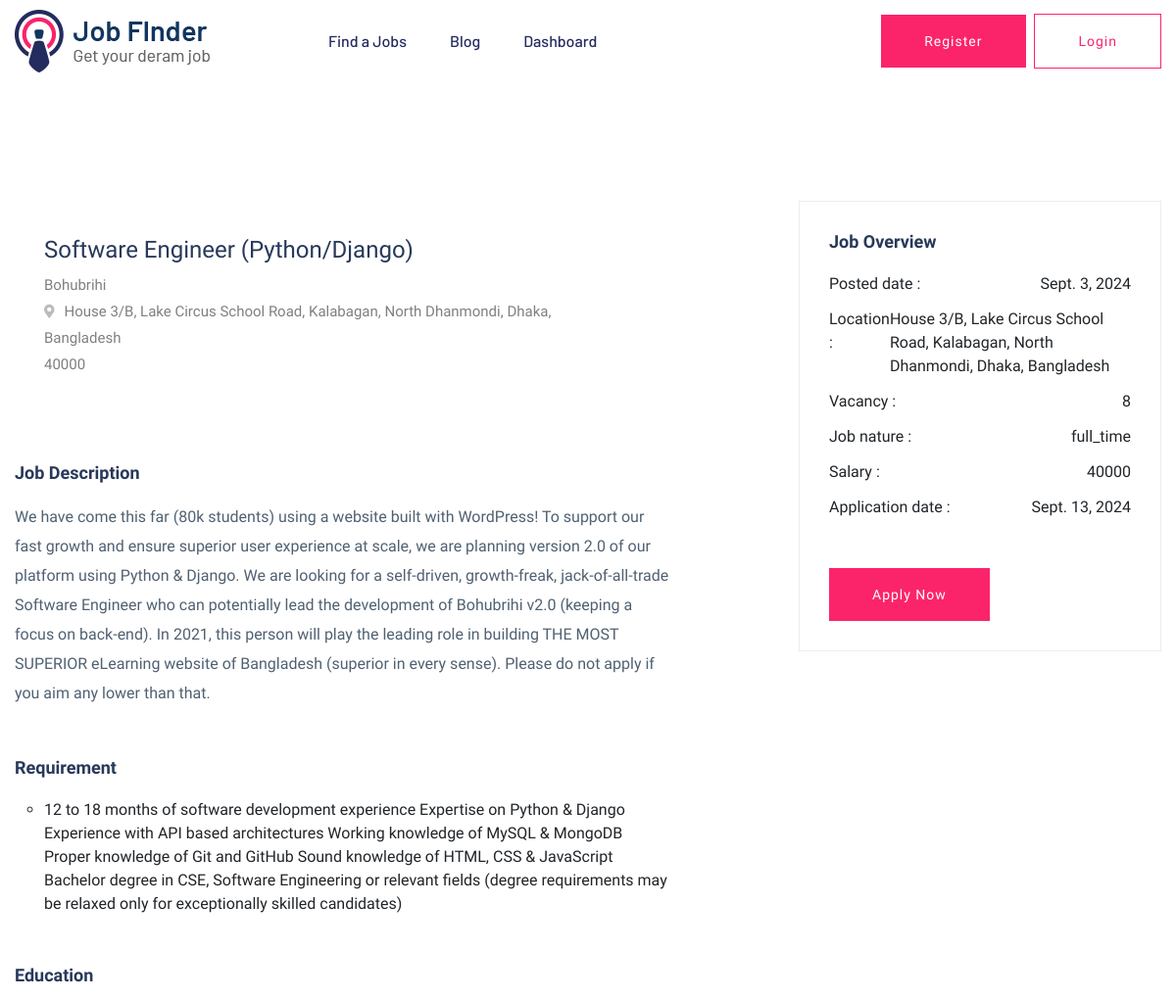
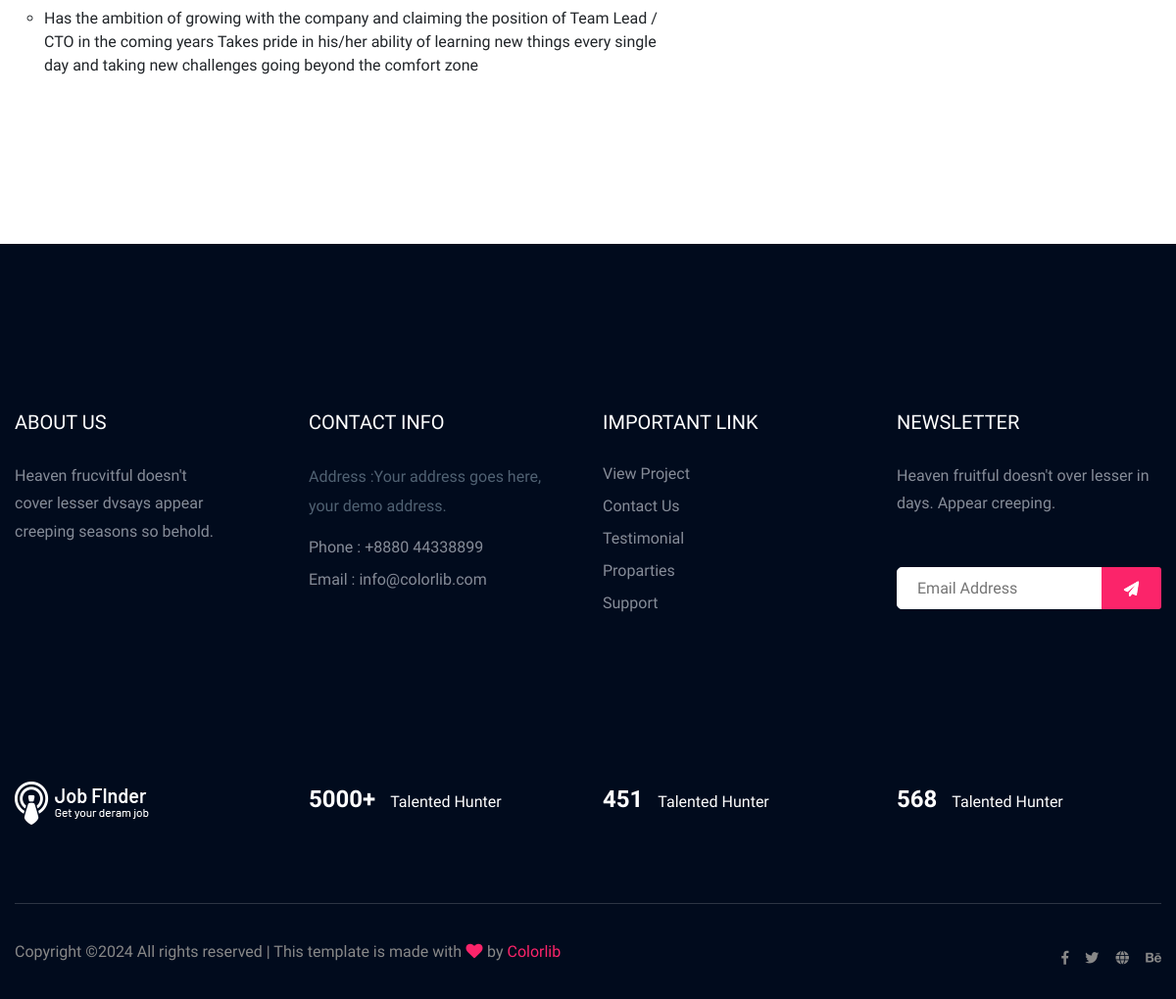
Page /jobdetailsPage/3 (signed in) on the committed database (2 pictures, top to bottom).
### myApp/models.py (models this page shows)
class JobModel(models.Model):
    JOB_TYPE=[
        ('full_time','Full Time'),
        ('part_time','Part Time'),
    ]
    job_title=models.CharField(max_length=100,null=True)
    company_name=models.CharField(max_length=100,null=True)
    job_details=models.TextField(max_length=100,null=True)
    job_type=models.CharField(choices=JOB_TYPE, max_length=100,null=True)
    job_salary=models.CharField(max_length=100,null=True)
    job_location=models.CharField(max_length=100,null=True)
    company_logo=models.ImageField(upload_to='Media/Company_logo',null=True)
    vacancy=models.PositiveIntegerField(null=True)
    application_deadline=models.DateField(null=True)
    requirement=models.TextField(null=True)
    education=models.TextField(null=True)
    create_at=models.DateField(auto_now_add=True,null=True)

### myProject/views.py (the view)
# urls.py: path('jobdetailsPage/<str:myid>', jobdetailsPage,name="jobdetailsPage"),
@login_required
def jobdetailsPage(request,myid):
    job=JobModel.objects.get(id=myid)
    return render(request,"myAdmin/job_details.html",{'job':job})

### Template/myAdmin/job_details.html (shortened to what this page needs)
{% extends 'common/master.html' %}
{% block body %}
<div class="job-post-company pt-120 pb-120">
    <div class="container">
        <div class="row justify-content-between">
            <div class="col-xl-7 col-lg-8">
                <div class="single-job-items mb-50">
                    <div class="job-items">
                        <div class="job-tittle">
                            <a href="#">
                                <h4>{{job.job_title}}</h4>
                            </a>
                            <ul>
                                <li>{{job.company_name}}</li>
                                <li><i class="fas fa-map-marker-alt"></i>{{job.job_location}}</li>
                                <li>{{job.job_salary}}</li>
                            </ul>
                        </div>
                    </div>
                </div>
                <div class="job-post-details">
                    <div class="post-details1 mb-50">
                        <div class="small-section-tittle">
                            <h4>Job Description</h4>
                        </div>
                        <p>{{job.job_details}}</p>
                    </div>
                    <div class="post-details2  mb-50">
                        <div class="small-section-tittle">
                            <h4>Requirement</h4>
                        </div>
                       <ul>
                           <li>{{job.requirement}}</li>
                       </ul>
                    </div>
                    <div class="post-details2  mb-50">
                        <div class="small-section-tittle">
                            <h4>Education</h4>
                        </div>
                       <ul>
                           <li>{{job.education}}</li>
                       </ul>
                    </div>
                </div>
            </div>
            <div class="col-xl-4 col-lg-4">
                <div class="post-details3  mb-50">
                   <div class="small-section-tittle">
                       <h4>Job Overview</h4>
                   </div>
                  <ul>
                      <li>Posted date : <span>{{job.create_at}}</span></li>
                      <li>Location : <span>{{job.job_location}}</span></li>
                      <li>Vacancy : <span>{{job.vacancy}}</span></li>
                      <li>Job nature : <span>{{job.job_type}}</span></li>
                      <li>Salary :  <span>{{job.job_salary}}</span></li>
                      <li>Application date : <span>{{job.application_deadline}}</span></li>
                  </ul>
                 <div class="apply-btn2">
                    <a href="#" class="btn">Apply Now</a>
                 </div>
               </div>
            </div>
        </div>
    </div>
</div>
{% endblock body %}

### Template/common/master.html (shortened to what this page needs)
<!doctype html>
{% load static %}
<html class="no-js" lang="zxx">
    <head>
            <link rel="stylesheet" href="{% static 'assets/css/bootstrap.min.css' %}">
            <link rel="stylesheet" href="{% static 'assets/css/owl.carousel.min.css' %}">
            <link rel="stylesheet" href="{% static 'assets/css/flaticon.css' %}">
            <link rel="stylesheet" href="{% static 'assets/css/price_rangs.css' %}">
            <link rel="stylesheet" href="{% static 'sssets/css/slicknav.css' %}">
            <link rel="stylesheet" href="{% static 'assets/css/animate.min.css' %}">
            <link rel="stylesheet" href="{% static 'assets/css/magnific-popup.css' %}">
            <link rel="stylesheet" href="{% static 'assets/css/fontawesome-all.min.css' %}">
            <link rel="stylesheet" href="{% static 'assets/css/themify-icons.css' %}">
            <link rel="stylesheet" href="{% static 'assets/css/slick.css' %}">
            <link rel="stylesheet" href="{% static 'assets/css/nice-select.css' %}">
            <link rel="stylesheet" href="{% static 'assets/css/style.css' %}">
   </head>
   <body>
    {% include 'Includes/header.html' %}
    <main>
        {% block body %}
        {% endblock body %}
    </main>
    {% include 'Includes/footer.html' %}
    </body>
</html>

### Template/Includes/header.html (shortened to what this page needs)
{% load static %}
<header>
   <div class="header-area header-transparrent">
       <div class="headder-top header-sticky">
            <div class="container">
                <div class="row align-items-center">
                    <div class="col-lg-3 col-md-2">
                        <div class="logo">
                            <a href="index.html"><img src="{% static 'assets/img/logo/logo.png' %}" alt=""></a>
                        </div>
                    </div>
                    <div class="col-lg-9 col-md-9">
                        <div class="menu-wrapper">
                            <div class="main-menu">
                                <nav class="d-none d-lg-block">
                                    <ul id="navigation">
                                        <li><a href=" {% url 'findjobPage' %} ">Find a Jobs </a></li>
                                        <li><a href=" {% url 'blogPage' %} ">Blog</a></li>
                                        <li><a href=" {% url 'dashboardPage' %} ">Dashboard</a></li>
                                    </ul>
                                </nav>
                            </div>
                            <div class="header-btn d-none f-right d-lg-block">
                                <a href=" {% url 'registerPage' %} " class="btn head-btn1">Register</a>
                                <a href=" {% url 'loginPage' %} " class="btn head-btn2">Login</a>
                            </div>
                        </div>
                    </div>
                    <div class="col-12">
                    </div>
                </div>
            </div>
       </div>
   </div>
</header>

### Template/Includes/footer.html (shortened to what this page needs)
{% load static %}
 <footer>
    <div class="footer-area footer-bg footer-padding">
        <div class="container">
            <div class="row d-flex justify-content-between">
                <div class="col-xl-3 col-lg-3 col-md-4 col-sm-6">
                   <div class="single-footer-caption mb-50">
                     <div class="single-footer-caption mb-30">
                         <div class="footer-tittle">
                             <h4>About Us</h4>
                             <div class="footer-pera">
                                 <p>Heaven frucvitful doesn't cover lesser dvsays appear creeping seasons so behold.</p>
                            </div>
                         </div>
                     </div>
                   </div>
                </div>
                <div class="col-xl-3 col-lg-3 col-md-4 col-sm-5">
                    <div class="single-footer-caption mb-50">
                        <div class="footer-tittle">
                            <h4>Contact Info</h4>
                            <ul>
                                <li>
                                <p>Address :Your address goes
                                    here, your demo address.</p>
                                </li>
                                <li><a href="#">Phone : +8880 44338899</a></li>
                                <li><a href="#">Email : info@colorlib.com</a></li>
                            </ul>
                        </div>
                    </div>
                </div>
                <div class="col-xl-3 col-lg-3 col-md-4 col-sm-5">
                    <div class="single-footer-caption mb-50">
                        <div class="footer-tittle">
                            <h4>Important Link</h4>
                            <ul>
                                <li><a href="#"> View Project</a></li>
                                <li><a href="#">Contact Us</a></li>
                                <li><a href="#">Testimonial</a></li>
                                <li><a href="#">Proparties</a></li>
                                <li><a href="#">Support</a></li>
                            </ul>
                        </div>
                    </div>
                </div>
                <div class="col-xl-3 col-lg-3 col-md-4 col-sm-5">
                    <div class="single-footer-caption mb-50">
                        <div class="footer-tittle">
                            <h4>Newsletter</h4>
                            <div class="footer-pera footer-pera2">
                             <p>Heaven fruitful doesn't over lesser in days. Appear creeping.</p>
                         </div>
                         <div class="footer-form" >
                             <div id="mc_embed_signup">
                                 <form target="_blank" action="https://spondonit.us12.list-manage.com/subscribe/post?u=1462626880ade1ac87bd9c93a&amp;id=92a4423d01"
                                 method="get" class="subscribe_form relative mail_part">
                                     <input type="email" name="email" id="newsletter-form-email" placeholder="Email Address"
                                     class="placeholder hide-on-focus" onfocus="this.placeholder = ''"
                                     onblur="this.placeholder = ' Email Address '">
                                     <div class="form-icon">
                                         <button type="submit" name="submit" id="newsletter-submit"
                                         class="email_icon newsletter-submit button-contactForm"><img src="{% static 'assets/img/icon/form.png' %}" alt=""></button>
                                     </div>
                                 </form>
                             </div>
                         </div>
                        </div>
                    </div>
                </div>
            </div>
           <div class="row footer-wejed justify-content-between">
                <div class="col-xl-3 col-lg-3 col-md-4 col-sm-6">
                    <div class="footer-logo mb-20">
                    <a href="index.html"><img src="{% static 'assets/img/logo/logo2_footer.png' %}" alt=""></a>
                    </div>
                </div>
                <div class="col-xl-3 col-lg-3 col-md-4 col-sm-5">
                <div class="footer-tittle-bottom">
                    <span>5000+</span>
                    <p>Talented Hunter</p>
                </div>
                </div>
                <div class="col-xl-3 col-lg-3 col-md-4 col-sm-5">
                    <div class="footer-tittle-bottom">
                        <span>451</span>
                        <p>Talented Hunter</p>
                    </div>
                </div>
                <div class="col-xl-3 col-lg-3 col-md-4 col-sm-5">
                    <div class="footer-tittle-bottom">
                        <span>568</span>
                        <p>Talented Hunter</p>
                    </div>
                </div>
           </div>
        </div>
    </div>
    <div class="footer-bottom-area footer-bg">
        <div class="container">
            <div class="footer-border">
                 <div class="row d-flex justify-content-between align-items-center">
                     <div class="col-xl-10 col-lg-10 ">
                         <div class="footer-copy-right">
                             <p>
Copyright &copy;<script>document.write(new Date().getFullYear());</script> All rights reserved | This template is made with <i class="fa fa-heart" aria-hidden="true"></i> by <a href="https://colorlib.com" target="_blank">Colorlib</a>
</p>
                         </div>
                     </div>
                     <div class="col-xl-2 col-lg-2">
                         <div class="footer-social f-right">
                             <a href="#"><i class="fab fa-facebook-f"></i></a>
                             <a href="#"><i class="fab fa-twitter"></i></a>
                             <a href="#"><i class="fas fa-globe"></i></a>
                             <a href="#"><i class="fab fa-behance"></i></a>
                         </div>
                     </div>
                 </div>
            </div>
        </div>
    </div>
</footer>

### rows in the picture
JobModel: job_title "Software Engineer (Python/Django)", company_name "Bohubrihi", job_location "House 3/B, Lake Circus School Road, Kalabagan, North Dhanmondi, Dhaka, Bangladesh", job_salary "40000", job_details "We have come this far (80k students) using a website built with WordPress! To support our fast growth and ensure superior user experience at scale, we are planning version 2.0 of our platform using Python & Django. We are looking for a self-driven, growth-freak, jack-of-all-trade Software Engineer who can potentially lead the development of Bohubrihi v2.0 (keeping a focus on back-end). In 2021, this person will play the leading role in building THE MOST SUPERIOR eLearning website of Bangladesh (superior in every sense). Please do not apply if you aim any lower than that.", requirement "12 to 18 months of software development experience Expertise on Python & Django Experience with API based architectures Working knowledge of MySQL & MongoDB Proper knowledge of Git and GitHub Sound knowledge of HTML, CSS & JavaScript Bachelor degree in CSE, Software Engineering or relevant fields (degree requirements may be relaxed only for exceptionally skilled candidates)", education "Has the ambition of growing with the company and claiming the position of Team Lead / CTO in the coming years Takes pride in his/her ability of learning new things every single day and taking new challenges going beyond the comfort zone", create_at "Sept. 3, 2024", vacancy "8", job_type "full_time", application_deadline "Sept. 13, 2024"
